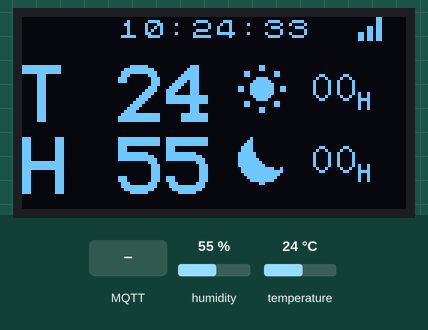
Recording of a program running on a simulated ESP32. Parts: 128×64 one-colour display. Wiring (inferred from the names in the program): 24Cxx EEPROM at I2C address 0x50. The inputs (shaded band) are chosen by the test bench; at power-on: humidity 55 %, temperature 24 °C. WiFi joins after 1.5 s; servers stay silent unless stated; the local clock reads 2024-03-15 10:24:30 at power-on unless the program sets it; EEPROM starts erased; no MQTT or app messages arrive unless stated; not simulated (calls return 0 or success): secrets.h; names the files do not define were given values by the test bench: MQTT_PORT = 1883; what the program prints to the serial monitor is not drawn.

Above: at 3.3 s.
3.4 s: MQTT message "5" arrives on the first subscribed topic
At 4.8 s:
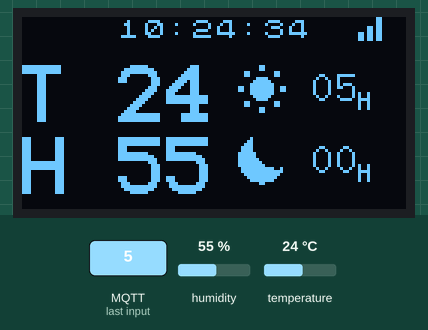
5.5 s: humidity set to 22 %
At 6.8 s:
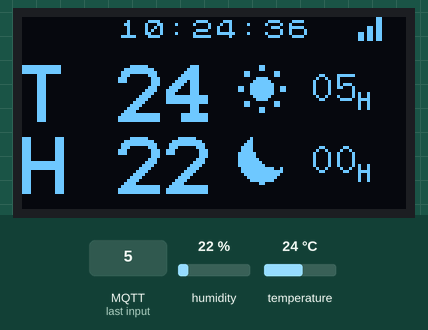
7.6 s: MQTT message "on" arrives on the first subscribed topic
At 8.5 s:
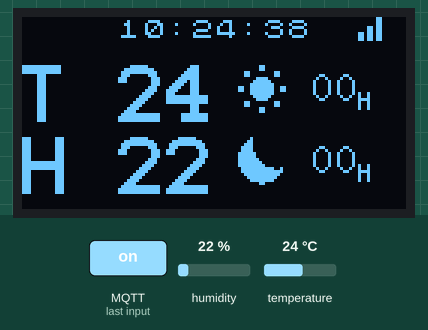
9.5 s: temperature set to 12 °C
At 10.8 s:
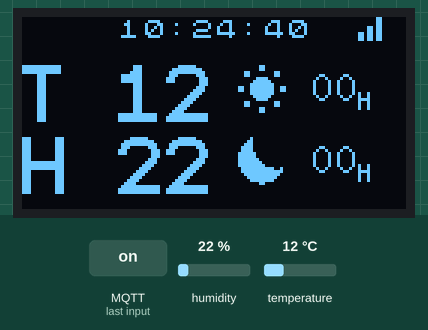
11.5 s: MQTT message "5" arrives on the second subscribed topic
At 12.8 s:
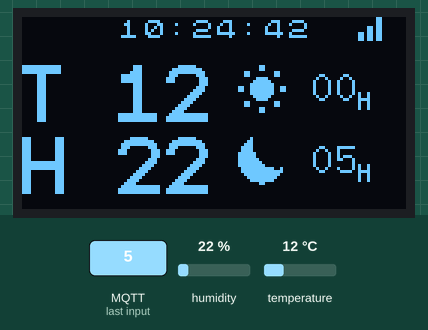
13.6 s: MQTT message "on" arrives on the second subscribed topic
At 14.8 s:
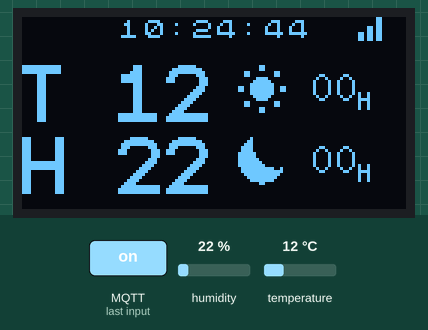
Timing chart, 0 to 16.5 s (numbered marks = the images above; inputs shaded):
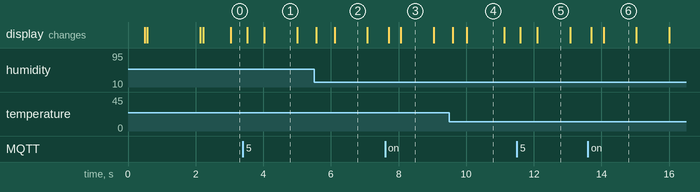

Measured:
- what the display in image 1 shows lasts 1.0 s, from 4.0 s to 5.0 s
- what the display in image 4 shows lasts 1.1 s, from 10.0 s to 11.1 s

The program:

main.cpp
```cpp
#include <Arduino.h>
#include <Wire.h>
#include "config.h"
#include "Display.h"
#include "Sensors.h"
#include "Storage.h"
#include "Rtc.h"
#include "Comms.h"

uint8_t hourOn = 0;
uint8_t hourOff = 0;
int lastSecondSent = -1;

// Mensajes MQTT entrantes: horas de encendido/apagado de la luz
void onMessage(const char *topic, int value)
{
  if (value < 0 || value > 24)
    return;

  if (strcmp(topic, TOPIC_LIGHT_ON) == 0 && value != hourOn)
  {
    Storage::writeByte(EEPROM_ADDR_LIGHT_ON, value);
    hourOn = Storage::readHour(EEPROM_ADDR_LIGHT_ON);
    Display::showLightHours(hourOn, hourOff);
  }
  else if (strcmp(topic, TOPIC_LIGHT_OFF) == 0 && value != hourOff)
  {
    Storage::writeByte(EEPROM_ADDR_LIGHT_OFF, value);
    hourOff = Storage::readHour(EEPROM_ADDR_LIGHT_OFF);
    Display::showLightHours(hourOn, hourOff);
  }
}

void setup()
{
  Serial.begin(115200);
  delay(500);

  Wire.begin(PIN_SDA, PIN_SCL);
  Display::begin();

  if (!Sensors::begin())
  {
    Serial.println("No se encontro el AHT10/AHT20");
    while (1)
      delay(10);
  }
  if (!Rtc::begin())
  {
    Serial.println("No se encontro el RTC");
    while (1)
      delay(10);
  }

  hourOn = Storage::readHour(EEPROM_ADDR_LIGHT_ON);
  hourOff = Storage::readHour(EEPROM_ADDR_LIGHT_OFF);
  Display::showLightHours(hourOn, hourOff);

  Comms::begin(onMessage);
}

void loop()
{
  Comms::update();
  Display::showConnection(Comms::isConnected());

  Sensors::Reading air = Sensors::readAir();
  DateTime now = Rtc::now();

  Display::showTime(now.hour(), now.minute(), now.second());
  Display::showAir(air.temperature, air.humidity);

  // Publica una vez cada PUBLISH_PERIOD_S segundos
  if (now.second() % PUBLISH_PERIOD_S == 0 && now.second() != lastSecondSent)
  {
    lastSecondSent = now.second();
    Comms::publishFloat(TOPIC_TEMPERATURE, air.temperature);
    Comms::publishFloat(TOPIC_HUMIDITY, air.humidity);
  }

  delay(50);
}
```

Comms.cpp
```cpp
#include "Comms.h"
#include <WiFi.h>
#include <PubSubClient.h>
#include "config.h"
#include "secrets.h"

namespace Comms
{
  static WiFiClient wifiClient;
  static PubSubClient mqtt(wifiClient);
  static MessageHandler handler = nullptr;
  static unsigned long lastAttempt = 0;

  static void onMqttMessage(char *topic, byte *payload, unsigned int length)
  {
    char buf[16];
    unsigned int n = (length < sizeof(buf) - 1) ? length : sizeof(buf) - 1;
    memcpy(buf, payload, n);
    buf[n] = '\0';

    Serial.printf("MQTT %s = %s\n", topic, buf);
    if (handler)
      handler(topic, atoi(buf));
  }

  static void tryConnect()
  {
    lastAttempt = millis();
    Serial.print("Conectando a MQTT... ");
    if (mqtt.connect(MQTT_CLIENT_ID))
    {
      Serial.println("conectado");
      mqtt.subscribe(TOPIC_LIGHT_ON);
      mqtt.subscribe(TOPIC_LIGHT_OFF);
    }
    else
    {
      Serial.printf("fallo, estado=%d\n", mqtt.state());
    }
  }

  void begin(MessageHandler h)
  {
    handler = h;

    WiFi.mode(WIFI_STA);
    WiFi.begin(WIFI_SSID, WIFI_PASSWORD);
    Serial.print("Conectando a WiFi");
    unsigned long start = millis();
    while (WiFi.status() != WL_CONNECTED && millis() - start < 20000)
    {
      delay(500);
      Serial.print(".");
    }
    if (WiFi.status() == WL_CONNECTED)
    {
      Serial.print("\nIP: ");
      Serial.println(WiFi.localIP());
    }
    else
    {
      Serial.println("\nSin WiFi por ahora, se reintenta en segundo plano");
    }

    mqtt.setBufferSize(512);
    mqtt.setServer(MQTT_SERVER, MQTT_PORT);
    mqtt.setCallback(onMqttMessage);
    if (WiFi.status() == WL_CONNECTED)
      tryConnect();
  }

  void update()
  {
    if (WiFi.status() != WL_CONNECTED)
      return; // el ESP32 reconecta el WiFi solo

    if (mqtt.connected())
      mqtt.loop();
    else if (millis() - lastAttempt >= MQTT_RETRY_MS)
      tryConnect();
  }

  bool isConnected() { return mqtt.connected(); }

  bool publishFloat(const char *topic, float value)
  {
    if (!mqtt.connected())
      return false;
    char buf[12];
    dtostrf(value, 1, 2, buf);
    return mqtt.publish(topic, buf);
  }
}
```

Comms.h
```cpp
#pragma once
#include <Arduino.h>

namespace Comms
{
  // Se llama al llegar un mensaje MQTT: topic y valor numérico del payload
  using MessageHandler = void (*)(const char *topic, int value);

  void begin(MessageHandler handler); // WiFi + MQTT
  void update();                      // llamar en cada loop(): reconecta y procesa mensajes
  bool isConnected();                 // estado del broker MQTT
  bool publishFloat(const char *topic, float value);
}
```

Display.cpp
```cpp
#include "Display.h"
#include <U8x8lib.h>

namespace Display
{
  static U8X8_SH1106_128X64_NONAME_HW_I2C u8x8(/* reset=*/U8X8_PIN_NONE);
  static bool connDrawn = false;
  static bool lastConn = false;

  // Iconos 8x8 (cada byte es una columna, el bit 0 es el pixel superior)
  static uint8_t iconWifi[8] = {0xE0, 0xE0, 0x00, 0xF8, 0xF8, 0x00, 0xFF, 0xFF}; // 3 barras rellenas
  static uint8_t iconNoConn[8] = {0x81, 0x42, 0x24, 0x18, 0x18, 0x24, 0x42, 0x81};

  void begin()
  {
    u8x8.begin();
    u8x8.setPowerSave(0);
    u8x8.clear();
  }

  void showTime(uint8_t hour, uint8_t minute, uint8_t second)
  {
    char buf[16];
    snprintf(buf, sizeof(buf), "%02d:%02d:%02d", (int)hour, (int)minute, (int)second);
    u8x8.setFont(u8x8_font_chroma48medium8_r);
    u8x8.drawString(4, 0, buf);
  }

  void showConnection(bool connected)
  {
    if (connDrawn && connected == lastConn)
      return;
    connDrawn = true;
    lastConn = connected;
    u8x8.drawTile(14, 0, 1, connected ? iconWifi : iconNoConn);
  }

  void showAir(float temperature, float humidity)
  {
    char buf[8];
    u8x8.setFont(u8x8_font_profont29_2x3_r);
    snprintf(buf, sizeof(buf), "T %-2d", (int)lroundf(temperature));
    u8x8.drawString(0, 2, buf);
    snprintf(buf, sizeof(buf), "H %-2d", (int)lroundf(humidity));
    u8x8.drawString(0, 5, buf);
  }

  void showLightHours(uint8_t hourOn, uint8_t hourOff)
  {
    char buf[8];
    u8x8.setFont(u8x8_font_open_iconic_weather_2x2);
    u8x8.drawGlyph(9, 2, 69);
    u8x8.drawGlyph(9, 5, 66);

    u8x8.setFont(u8x8_font_8x13_1x2_r);
    snprintf(buf, sizeof(buf), "%02d", (int)hourOn);
    u8x8.drawString(12, 2, buf);
    snprintf(buf, sizeof(buf), "%02d", (int)hourOff);
    u8x8.drawString(12, 5, buf);

    u8x8.setFont(u8x8_font_5x7_r);
    u8x8.drawString(14, 3, "H");
    u8x8.drawString(14, 6, "H");
  }
}
```

Display.h
```cpp
#pragma once
#include <Arduino.h>

namespace Display
{
  void begin();
  void showTime(uint8_t hour, uint8_t minute, uint8_t second);
  void showConnection(bool connected);
  void showAir(float temperature, float humidity);
  void showLightHours(uint8_t hourOn, uint8_t hourOff);
}
```

Rtc.cpp
```cpp
#include "Rtc.h"

namespace Rtc
{
  static RTC_DS3231 rtc;

  bool begin()
  {
    if (!rtc.begin())
      return false;
    if (rtc.lostPower())
    {
      Serial.println("RTC sin hora: ajustando a la hora de compilacion");
      rtc.adjust(DateTime(F(__DATE__), F(__TIME__)));
    }
    return true;
  }

  DateTime now() { return rtc.now(); }
}
```

Rtc.h
```cpp
#pragma once
#include <RTClib.h>

namespace Rtc
{
  bool begin();
  DateTime now();
}
```

Sensors.cpp
```cpp
#include "Sensors.h"
#include <Adafruit_AHTX0.h>
#include "config.h"

namespace Sensors
{
  static Adafruit_AHTX0 aht;

  bool begin()
  {
    pinMode(PIN_SOIL_HUM, INPUT);
    return aht.begin();
  }

  Reading readAir()
  {
    sensors_event_t humidity, temp;
    aht.getEvent(&humidity, &temp);
    return {temp.temperature, humidity.relative_humidity};
  }

  int readSoil() { return analogRead(PIN_SOIL_HUM); }
}
```

Sensors.h
```cpp
#pragma once
#include <Arduino.h>

namespace Sensors
{
  struct Reading
  {
    float temperature;
    float humidity;
  };

  bool begin();           // AHT10/AHT20 + pin de humedad de suelo
  Reading readAir();      // temperatura (°C) y humedad relativa (%)
  int readSoil();         // valor crudo del ADC (0-4095)
}
```

Storage.cpp
```cpp
#include "Storage.h"
#include <Wire.h>
#include "config.h"

namespace Storage
{
  uint8_t readByte(uint16_t address)
  {
    uint8_t data = 0xFF;
    Wire.beginTransmission(EEPROM_I2C_ADDR);
    Wire.write((uint8_t)(address >> 8));
    Wire.write((uint8_t)(address & 0xFF));
    Wire.endTransmission();
    Wire.requestFrom((uint16_t)EEPROM_I2C_ADDR, (uint8_t)1);
    if (Wire.available())
      data = Wire.read();
    delay(5);
    return data;
  }

  void writeByte(uint16_t address, uint8_t data)
  {
    Wire.beginTransmission(EEPROM_I2C_ADDR);
    Wire.write((uint8_t)(address >> 8));
    Wire.write((uint8_t)(address & 0xFF));
    Wire.write(data);
    Wire.endTransmission();
    delay(5);
  }

  uint8_t readHour(uint16_t address)
  {
    uint8_t value = readByte(address);
    return (value > 24) ? 0 : value;
  }
}
```

Storage.h
```cpp
#pragma once
#include <Arduino.h>

namespace Storage
{
  uint8_t readByte(uint16_t address);
  void writeByte(uint16_t address, uint8_t data);
  // Lee una hora (0-24). Si el dato no es válido (EEPROM virgen = 0xFF) devuelve 0.
  uint8_t readHour(uint16_t address);
}
```

config.h
```cpp
#pragma once
#include <Arduino.h>

// --- Pines ---
constexpr uint8_t PIN_SDA = 21;
constexpr uint8_t PIN_SCL = 22;
constexpr uint8_t PIN_SOIL_HUM = 36; // ADC1, compatible con WiFi activo

// --- EEPROM I2C (si no responde, probar 0x57) ---
constexpr uint8_t EEPROM_I2C_ADDR = 0x50;
constexpr uint16_t EEPROM_ADDR_LIGHT_ON = 2;
constexpr uint16_t EEPROM_ADDR_LIGHT_OFF = 3;

// --- MQTT ---
constexpr const char *MQTT_CLIENT_ID = "userFlidoor";
constexpr const char *TOPIC_HUMIDITY = "esp32/humidity";
constexpr const char *TOPIC_TEMPERATURE = "esp32/temperature";
constexpr const char *TOPIC_LIGHT_ON = "esp32/hourTurnOnLight";
constexpr const char *TOPIC_LIGHT_OFF = "esp32/hourTurnOffLight";
constexpr unsigned long MQTT_RETRY_MS = 5000;

// --- Temporización ---
constexpr int PUBLISH_PERIOD_S = 10; // publica cuando segundos % 10 == 0
```
